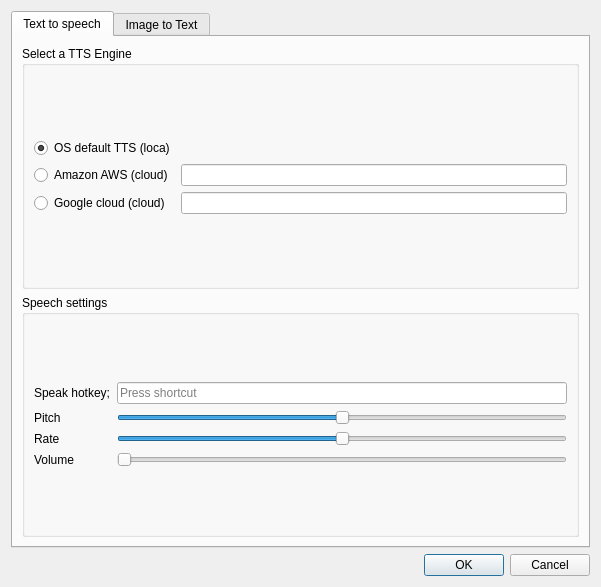
<?xml version="1.0" encoding="UTF-8"?>
<ui version="4.0">
 <class>settingswindow</class>
 <widget class="QDialog" name="settingswindow">
  <property name="geometry">
   <rect>
    <x>0</x>
    <y>0</y>
    <width>601</width>
    <height>587</height>
   </rect>
  </property>
  <property name="windowTitle">
   <string>Settings</string>
  </property>
  <property name="modal">
   <bool>true</bool>
  </property>
  <layout class="QVBoxLayout" name="verticalLayout">
   <item>
    <widget class="QTabWidget" name="tabWidget">
     <property name="currentIndex">
      <number>0</number>
     </property>
     <widget class="QWidget" name="tabWidgetPage1">
      <attribute name="title">
       <string>Text to speech</string>
      </attribute>
      <layout class="QVBoxLayout" name="verticalLayout_2">
       <item>
        <widget class="QGroupBox" name="groupBox_3">
         <property name="title">
          <string>Select a TTS Engine</string>
         </property>
         <layout class="QVBoxLayout" name="verticalLayout_5">
          <item>
           <layout class="QGridLayout" name="gridLayout_3">
            <item row="0" column="0">
             <widget class="QRadioButton" name="radioButtonTtsQspeech">
              <property name="whatsThis">
               <string>use OS's default TTS</string>
              </property>
              <property name="text">
               <string>OS default TTS (loca)</string>
              </property>
              <property name="checked">
               <bool>true</bool>
              </property>
             </widget>
            </item>
            <item row="1" column="0">
             <widget class="QRadioButton" name="radioButtonTtsrAmazon">
              <property name="toolTip">
               <string>Require's AWS account charge's may apply</string>
              </property>
              <property name="whatsThis">
               <string>Internet connection requited  WARNING  text is sent to Amazon for processing</string>
              </property>
              <property name="text">
               <string>Amazon AWS (cloud)</string>
              </property>
             </widget>
            </item>
            <item row="2" column="0">
             <widget class="QRadioButton" name="radioButtonTtsGoogle">
              <property name="toolTip">
               <string>Require's Google cloud account charge's may apply</string>
              </property>
              <property name="whatsThis">
               <string>Internet connection requited  WARNING  text is sent to Google for processing</string>
              </property>
              <property name="text">
               <string>Google cloud (cloud)</string>
              </property>
             </widget>
            </item>
            <item row="1" column="1">
             <widget class="QLineEdit" name="lineEditAwsApikey"/>
            </item>
            <item row="2" column="1">
             <widget class="QLineEdit" name="lineEditGoogleCloudTtsApiKey"/>
            </item>
           </layout>
          </item>
         </layout>
        </widget>
       </item>
       <item>
        <widget class="QGroupBox" name="groupBox_2">
         <property name="title">
          <string>Speech settings</string>
         </property>
         <layout class="QVBoxLayout" name="verticalLayout_6">
          <item>
           <layout class="QGridLayout" name="gridLayout">
            <item row="3" column="1">
             <widget class="QSlider" name="volume">
              <property name="maximum">
               <number>100</number>
              </property>
              <property name="singleStep">
               <number>5</number>
              </property>
              <property name="pageStep">
               <number>20</number>
              </property>
              <property name="orientation">
               <enum>Qt::Horizontal</enum>
              </property>
             </widget>
            </item>
            <item row="0" column="0">
             <widget class="QLabel" name="label">
              <property name="whatsThis">
               <string>Choose a keybinding to activate speak</string>
              </property>
              <property name="text">
               <string>Speak hotkey;</string>
              </property>
             </widget>
            </item>
            <item row="0" column="1">
             <widget class="QKeySequenceEdit" name="SpeakhotkeyEdit">
              <property name="whatsThis">
               <string>Choose a keybinding to activate speak</string>
              </property>
             </widget>
            </item>
            <item row="1" column="1">
             <widget class="QSlider" name="pitch">
              <property name="minimum">
               <number>-10</number>
              </property>
              <property name="maximum">
               <number>10</number>
              </property>
              <property name="orientation">
               <enum>Qt::Horizontal</enum>
              </property>
             </widget>
            </item>
            <item row="1" column="0">
             <widget class="QLabel" name="label_2">
              <property name="autoFillBackground">
               <bool>false</bool>
              </property>
              <property name="text">
               <string>Pitch</string>
              </property>
             </widget>
            </item>
            <item row="3" column="0">
             <widget class="QLabel" name="label_4">
              <property name="text">
               <string>Volume</string>
              </property>
              <property name="scaledContents">
               <bool>false</bool>
              </property>
             </widget>
            </item>
            <item row="2" column="1">
             <widget class="QSlider" name="rate">
              <property name="minimum">
               <number>-10</number>
              </property>
              <property name="maximum">
               <number>10</number>
              </property>
              <property name="orientation">
               <enum>Qt::Horizontal</enum>
              </property>
             </widget>
            </item>
            <item row="2" column="0">
             <widget class="QLabel" name="label_3">
              <property name="text">
               <string>Rate</string>
              </property>
             </widget>
            </item>
           </layout>
          </item>
         </layout>
        </widget>
       </item>
      </layout>
     </widget>
     <widget class="QWidget" name="tabWidgetPage2">
      <attribute name="title">
       <string>Image to Text</string>
      </attribute>
      <layout class="QVBoxLayout" name="verticalLayout_3">
       <item>
        <widget class="QGroupBox" name="groupBox">
         <property name="title">
          <string>Select a OCR engine</string>
         </property>
         <layout class="QVBoxLayout" name="verticalLayout_4">
          <item>
           <layout class="QGridLayout" name="gridLayout_2">
            <property name="spacing">
             <number>0</number>
            </property>
            <item row="2" column="0">
             <widget class="QRadioButton" name="radioButtonOcrGoogle">
              <property name="toolTip">
               <string>Require's Google cloud account charge's may apply</string>
              </property>
              <property name="whatsThis">
               <string>Internet connection requited WARNING image's are sent to Google for processing</string>
              </property>
              <property name="text">
               <string>Google cloud (cloud)</string>
              </property>
             </widget>
            </item>
            <item row="1" column="0">
             <widget class="QRadioButton" name="radioButtonOcrAmazon">
              <property name="tabletTracking">
               <bool>false</bool>
              </property>
              <property name="toolTip">
               <string>Require's AWS account charge's may apply</string>
              </property>
              <property name="whatsThis">
               <string>Internet connection requited  WARNING image's are sent to Amazon for processing</string>
              </property>
              <property name="text">
               <string>Amazon AWS (cloud)</string>
              </property>
             </widget>
            </item>
            <item row="0" column="0">
             <widget class="QRadioButton" name="RadioButtonOcrTesseract">
              <property name="whatsThis">
               <string>On device image processing useing the tesseract library</string>
              </property>
              <property name="text">
               <string>Tesseract (local)</string>
              </property>
              <property name="checked">
               <bool>true</bool>
              </property>
             </widget>
            </item>
            <item row="1" column="1">
             <widget class="QLineEdit" name="lineEditAwsOcrApikey"/>
            </item>
            <item row="2" column="1">
             <widget class="QLineEdit" name="lineEditGoogleCloudOcrApiKey"/>
            </item>
           </layout>
          </item>
         </layout>
        </widget>
       </item>
      </layout>
     </widget>
    </widget>
   </item>
   <item>
    <widget class="QDialogButtonBox" name="buttonBox">
     <property name="orientation">
      <enum>Qt::Horizontal</enum>
     </property>
     <property name="standardButtons">
      <set>QDialogButtonBox::Cancel|QDialogButtonBox::Ok</set>
     </property>
    </widget>
   </item>
  </layout>
 </widget>
 <resources/>
 <connections/>
</ui>
